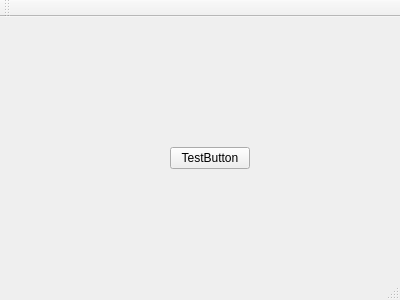
<?xml version="1.0" encoding="UTF-8"?>
<ui version="4.0">
 <class>MainWindow</class>
 <widget class="QMainWindow" name="MainWindow">
  <property name="geometry">
   <rect>
    <x>0</x>
    <y>0</y>
    <width>400</width>
    <height>300</height>
   </rect>
  </property>
  <property name="windowTitle">
   <string>MainWindow</string>
  </property>
  <widget class="QWidget" name="centralWidget">
   <widget class="QPushButton" name="pushButton">
    <property name="geometry">
     <rect>
      <x>170</x>
      <y>130</y>
      <width>80</width>
      <height>22</height>
     </rect>
    </property>
    <property name="text">
     <string>TestButton</string>
    </property>
   </widget>
  </widget>
  <widget class="QMenuBar" name="menuBar">
   <property name="geometry">
    <rect>
     <x>0</x>
     <y>0</y>
     <width>400</width>
     <height>21</height>
    </rect>
   </property>
  </widget>
  <widget class="QToolBar" name="mainToolBar">
   <attribute name="toolBarArea">
    <enum>TopToolBarArea</enum>
   </attribute>
   <attribute name="toolBarBreak">
    <bool>false</bool>
   </attribute>
  </widget>
  <widget class="QStatusBar" name="statusBar"/>
 </widget>
 <layoutdefault spacing="6" margin="11"/>
 <resources/>
 <connections/>
</ui>
